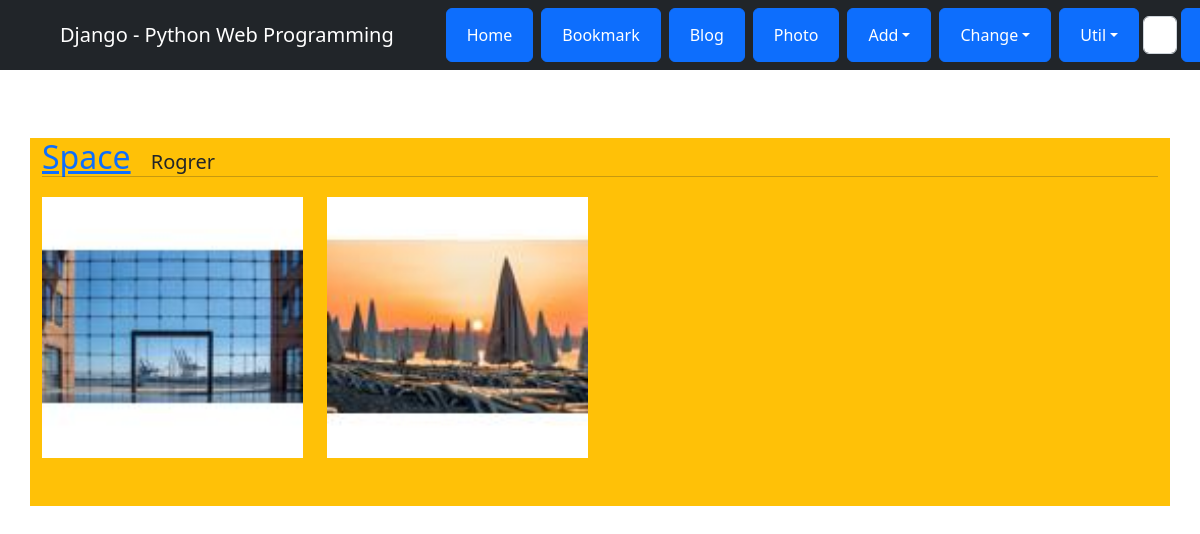
The app's page /photo/ with its own data.
### photo/models.py (models this page shows, shortened)
class Album(models.Model):
    name = models.CharField(max_length = 30)
    description = models.CharField('One Line Description', max_length=100, blank=True)
    owner = models.ForeignKey('auth.User', on_delete=models.CASCADE, verbose_name ='OWNER', blank=True, null= True)
    class Meta:
        ordering = ('name',)

class Photo(models.Model):
    album = models.ForeignKey(Album, on_delete=models.CASCADE)
    title = models.CharField('TITLE', max_length=30)
    description = models.TextField('Photo Description', blank=True)
    image = ThumbnailImageField(upload_to='photo')
    upload_dt = models.DateTimeField('Upload Date', auto_now_add=True)
    owner = models.ForeignKey('auth.User', on_delete=models.CASCADE, verbose_name ='OWNER', blank=True, null= True)
    class Meta:
        ordering =('title',)
    def get_absolute_url(self):
        return reverse('photo:photo_detail', args=(self.id,))

### photo/views.py (the view)
# urls.py: path('', views.AlbumLV.as_view(), name = 'index'),
class AlbumLV(ListView):
    model = Album

### photo/fields.py (called while the page is built)
    def _add_thumb(self, s):
        parts = s.split(".")
        parts.insert(-1,"thumb")
        if parts[-1].lower() not in ['jpeg', 'jpg']:
            parts[-1] = 'jpg'
        return ".".join(parts)

    @property
    def thumb_url(self):
        return self._add_thumb(self.url)

### photo/templates/photo/album_list.html (shortened to what this page needs)
{% extends "base.html" %}
{% block content %}
    {% for item in object_list %}
    <div class = "mt-5">
        <a class="h2" href = "{% url 'photo:album_detail' item.id %}">{{ item.name }}</a>&emsp;
        <span class ="font-italic h5">{{ item.description }}</span>
    </div>
    <hr style="margin: 0 0 20px 0;">
    <div class="row">
        {% for photo in item.photo_set.all|slice:":5" %}
        <div class="col-md-3 mb-5">
            <div class="ml-5">
                <div class ="thumbnail">
                    <a href="{{ photo.get_absolute_url }}"">
                        <img src="{{ photo.image.thumb_url }}" style="width:100%;">
                    </a>
                </div>
            </div>
        </div>
        {% endfor %}
    </div>
    {% endfor %}
{% endblock %}

### templates/base.html (shortened to what this page needs)
<!doctype html>
<html lang="en">
  <head>
    <link href="https://cdn.jsdelivr.net/npm/bootstrap@5.2.0-beta1/dist/css/bootstrap.min.css" rel="stylesheet">
  </head>
  <body>
    <nav class="navbar navbar-expand-lg navbar-dark bg-dark fixed-top">
        <div class="container-fluid">
          <span class="navbar-brand mx-5 mb-0 font-weight-bold font-italic">Django - Python Web Programming</span>
          <div class="collapse navbar-collapse" id="navbarSupportedContent">
            <ul class="navbar-nav mr-auto">
              <li class="nav-item mx-1 btn btn-primary">
                <a class="nav-link text-white" href="{% url 'home' %}">Home</a>
              </li>
              <li class="nav-item mx-1 btn btn-primary">
                <a class="nav-link text-white" href="{% url 'bookmark:index' %}">Bookmark</a>
              </li>
              <li class="nav-item mx-1 btn btn-primary">
                <a class="nav-link text-white" href="{% url 'blog:index' %}">Blog</a>
              </li>
              <li class="nav-item mx-1 btn btn-primary">
                <a class="nav-link text-white" href="{% url 'photo:index' %}">Photo</a>
              </li>
              <li class="nav-item dropdown mx-1 btn btn-primary">
                <a class="nav-link dropdown-toggle text-white" href = "#" data-bs-toggle="dropdown">Add</a>
              </li>
              <li class="nav-item dropdown mx-1 btn btn-primary">
                <a class="nav-link dropdown-toggle text-white" href = "#" data-bs-toggle="dropdown">Change</a>
              </li>
              <li class="nav-item dropdown mx-1 btn btn-primary">
                <a class="nav-link dropdown-toggle text-white" href="#" data-bs-toggle="dropdown">Util</a>
              </li>
            </ul>
            <form class="form-inline my-2" action="" method="post"> {% csrf_token %}
              <input class="form-control me-2" type="search" placeholder="global search" name="search_word">
            </form>
            <ul class ="navbar-nav ml-5 mr-5">
              <li class ="nav-item dropdown mx-1 btn btn-primary">
                  {% if user.is_active %}
                  <a class="nav-link dropdown-toggle text-white" href="#" data-bs-toggle="dropdown">
                    <i class = "fas fa-user"></i>&ensp;{% firstof user.get_short_name user.get_username %}&ensp;
                  </a>
                  <div class="dropdown-menu">
                    <a class="dropdown-item" href="{% url 'logout' %}">Logout</a>
                    <a class="dropdown-item" href="{% url 'password_change' %}">Change Password</a>
                  </div>
                  {% else %}
                  <a class="nav-link dropdown-toggle text-white" href="#" data-bs-toggle="dropdown">
                  </a>
                  {% endif %}
              </li>
            </ul>
          </div>
        </div>
    </nav>
    <div class="container bg-warning">
        {% block content %}{% endblock %}
    </div>
  </body>
</html>

### templates/base.html (style rules this page uses)
body { padding-top: 90px; }

### records on screen
Album: name "Space", description "Rogrer"
Photo: shows a picture
Photo: shows a picture
